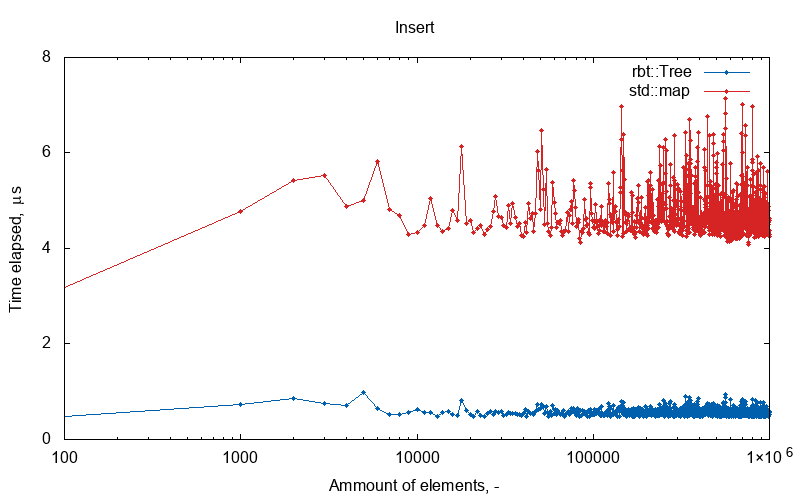

Here is the gnuplot script that generated this plot:
set term png size 800,500
set output "plot/insert.png"

set title "Insert" 
set xlabel "Ammount of elements, -"
set ylabel "Time elapsed, {/Symbol m}s"
set encoding utf8

set xrange [100: 1000000]
set logscale x

set ytics 2

set style line 1 \
    linecolor rgb '#0060ad' \
    linetype 1 linewidth 1 \
    pointtype 7 pointsize 0.5

set style line 2 \
    linecolor rgb '#d62424' \
    linetype 1 linewidth 1 \
    pointtype 7 pointsize 0.5


plot 'plot/out.dat' using 1:2 with linespoints linestyle 1 title 'rbt::Tree', \
     'plot/out.dat' using 1:3 with linespoints linestyle 2 title 'std::map'
